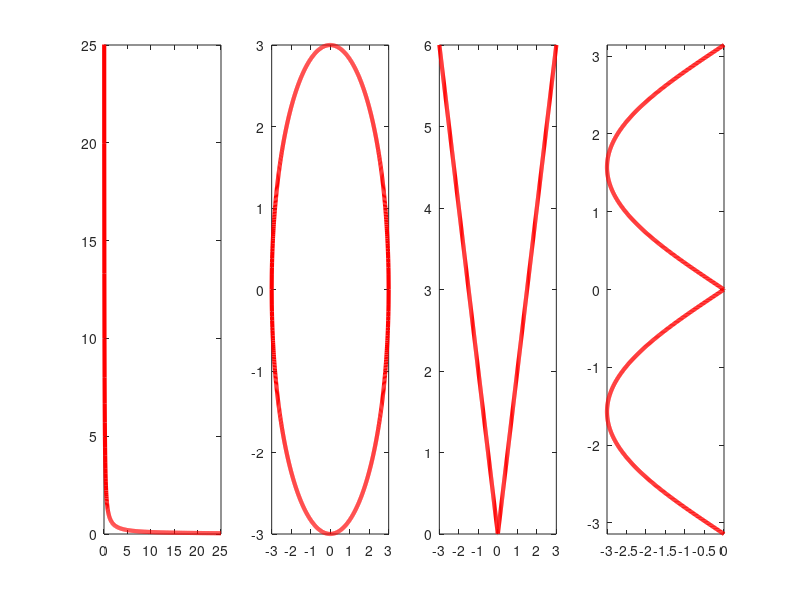

This chart was generated by the following MATLAB code:
clear all;
x = linspace(0, 25,1000);
y = 1./x;
figure("Position",[100 250 1250 250]);
subplot(1,4,1);
plot(x,y,"r","LineWidth", 3);
xlim([0 25]);
ylim([0 25]);

subplot(1,4,2);
x = linspace(-3,3,1000);
y = sqrt(9 - x.^2);
plot(x,y,"r","LineWidth", 3);
xlim([-3 3]);
ylim([-3 3]);
hold on;
y = -y;
plot(x,y,"r","LineWidth", 3);

subplot(1,4,3);
y = abs(-2*x);
plot(x,y,"r","LineWidth", 3);

subplot(1,4,4);
x = linspace(-pi, pi, 1000);
y = -3*abs(sin(x));
plot(y,x,"r","LineWidth", 3);
xlim([-3 0]);
ylim([-pi pi]);




